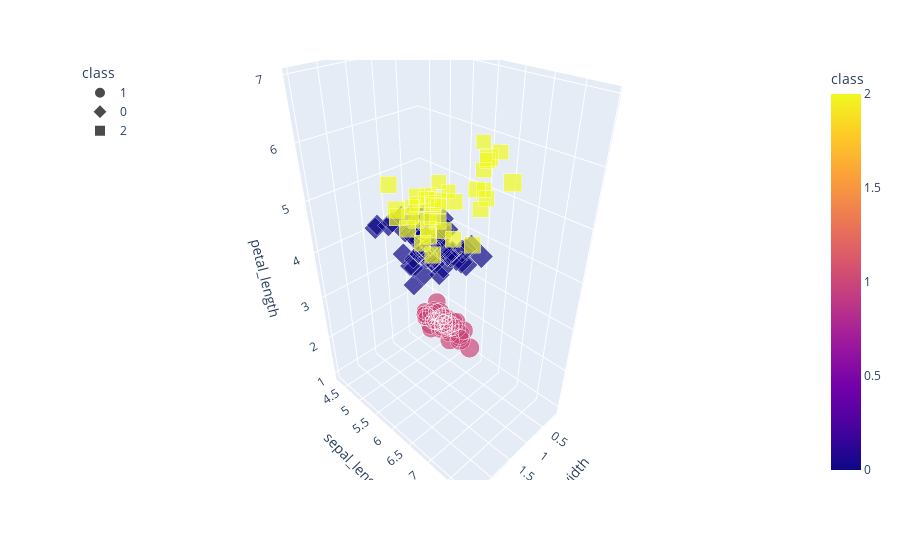

Notebook source saved alongside this figure:
### Code cell
# Plotting the clusters with three features
fig = px.scatter_3d(
    df_iris,
    x="petal_width",
    y="sepal_length",
    z="petal_length",
    color="class",
    symbol="class",
    size="sepal_width",
    width=800,
)
fig.update_layout(legend=dict(x=0, y=1))
fig.show()

### Figure 1 — Plotly figure (JSON) as saved in the notebook; plotly's stock layout.template omitted (floating-point values rounded to 4 significant figures)
{"data": [{"hovertemplate": "class=%{marker.color}<br>petal_width=%{x}<br>sepal_length=%{y}<br>petal_length=%{z}<br>sepal_width=%{marker.size}<extra></extra>", "legendgroup": "1", "marker": {"color": [1, 1, 1, 1, 1, 1, 1, 1, 1, 1, 1, 1, 1, 1, 1, 1, 1, 1, 1, 1, 1, 1, 1, 1, 1, 1, 1, 1, 1, 1, 1, 1, 1, 1, 1, 1, 1, 1, 1, 1, 1, 1, 1, 1, 1, 1, 1, 1, 1, 1], "coloraxis": "coloraxis", "size": [3.5, 3, 3.2, 3.1, 3.6, 3.9, 3.4, 3.4, 2.9, 3.1, 3.7, 3.4, 3, 3, 4, 4.4, 3.9, 3.5, 3.8, 3.8, 3.4, 3.7, 3.6, 3.3, 3.4, 3, 3.4, 3.5, 3.4, 3.2, 3.1, 3.4, 4.1, 4.2, 3.1, 3.2, 3.5, 3.1, 3, 3.4, 3.5, 2.3, 3.2, 3.5, 3.8, 3, 3.8, 3.2, 3.7, 3.3], "sizemode": "area", "sizeref": 0.011, "symbol": "circle"}, "mode": "markers", "name": "1", "scene": "scene", "showlegend": true, "type": "scatter3d", "x": [0.2, 0.2, 0.2, 0.2, 0.2, 0.4, 0.3, 0.2, 0.2, 0.1, 0.2, 0.2, 0.1, 0.1, 0.2, 0.4, 0.4, 0.3, 0.3, 0.3, 0.2, 0.4, 0.2, 0.5, 0.2, 0.2, 0.4, 0.2, 0.2, 0.2, 0.2, 0.4, 0.1, 0.2, 0.1, 0.2, 0.2, 0.1, 0.2, 0.2, 0.3, 0.3, 0.2, 0.6, 0.4, 0.3, 0.2, 0.2, 0.2, 0.2], "y": [5.1, 4.9, 4.7, 4.6, 5, 5.4, 4.6, 5, 4.4, 4.9, 5.4, 4.8, 4.8, 4.3, 5.8, 5.7, 5.4, 5.1, 5.7, 5.1, 5.4, 5.1, 4.6, 5.1, 4.8, 5, 5, 5.2, 5.2, 4.7, 4.8, 5.4, 5.2, 5.5, 4.9, 5, 5.5, 4.9, 4.4, 5.1, 5, 4.5, 4.4, 5, 5.1, 4.8, 5.1, 4.6, 5.3, 5], "z": [1.4, 1.4, 1.3, 1.5, 1.4, 1.7, 1.4, 1.5, 1.4, 1.5, 1.5, 1.6, 1.4, 1.1, 1.2, 1.5, 1.3, 1.4, 1.7, 1.5, 1.7, 1.5, 1, 1.7, 1.9, 1.6, 1.6, 1.5, 1.4, 1.6, 1.6, 1.5, 1.5, 1.4, 1.5, 1.2, 1.3, 1.5, 1.3, 1.5, 1.3, 1.3, 1.3, 1.6, 1.9, 1.4, 1.6, 1.4, 1.5, 1.4]}, {"hovertemplate": "class=%{marker.color}<br>petal_width=%{x}<br>sepal_length=%{y}<br>petal_length=%{z}<br>sepal_width=%{marker.size}<extra></extra>", "legendgroup": "0", "marker": {"color": [0, 0, 0, 0, 0, 0, 0, 0, 0, 0, 0, 0, 0, 0, 0, 0, 0, 0, 0, 0, 0, 0, 0, 0, 0, 0, 0, 0, 0, 0, 0, 0, 0, 0, 0, 0, 0, 0, 0, 0, 0, 0, 0, 0, 0, 0, 0, 0, 0, 0, 0, 0, 0, 0, 0, 0, 0, 0, 0, 0, 0, 0], "coloraxis": "coloraxis", "size": [3.2, 3.2, 2.3, 2.8, 2.8, 3.3, 2.4, 2.9, 2.7, 2, 3, 2.2, 2.9, 2.9, 3.1, 3, 2.7, 2.2, 2.5, 3.2, 2.8, 2.5, 2.8, 2.9, 3, 2.8, 2.9, 2.6, 2.4, 2.4, 2.7, 2.7, 3, 3.4, 3.1, 2.3, 3, 2.5, 2.6, 3, 2.6, 2.3, 2.7, 3, 2.9, 2.9, 2.5, 2.8, 2.7, 2.5, 2.5, 2.8, 2.2, 2.8, 2.7, 2.8, 3, 2.8, 3, 2.7, 2.5, 3], "sizemode": "area", "sizeref": 0.011, "symbol": "diamond"}, "mode": "markers", "name": "0", "scene": "scene", "showlegend": true, "type": "scatter3d", "x": [1.4, 1.5, 1.3, 1.5, 1.3, 1.6, 1, 1.3, 1.4, 1, 1.5, 1, 1.4, 1.3, 1.4, 1.5, 1, 1.5, 1.1, 1.8, 1.3, 1.5, 1.2, 1.3, 1.4, 1.4, 1.5, 1, 1.1, 1, 1.2, 1.6, 1.5, 1.6, 1.5, 1.3, 1.3, 1.3, 1.2, 1.4, 1.2, 1, 1.3, 1.2, 1.3, 1.3, 1.1, 1.3, 1.9, 1.7, 2, 2.4, 1.5, 2, 1.8, 1.8, 1.8, 1.5, 1.8, 1.9, 1.9, 1.8], "y": [7, 6.4, 5.5, 6.5, 5.7, 6.3, 4.9, 6.6, 5.2, 5, 5.9, 6, 6.1, 5.6, 6.7, 5.6, 5.8, 6.2, 5.6, 5.9, 6.1, 6.3, 6.1, 6.4, 6.6, 6.8, 6, 5.7, 5.5, 5.5, 5.8, 6, 5.4, 6, 6.7, 6.3, 5.6, 5.5, 5.5, 6.1, 5.8, 5, 5.6, 5.7, 5.7, 6.2, 5.1, 5.7, 5.8, 4.9, 5.7, 5.8, 6, 5.6, 6.3, 6.2, 6.1, 6.3, 6, 5.8, 6.3, 5.9], "z": [4.7, 4.5, 4, 4.6, 4.5, 4.7, 3.3, 4.6, 3.9, 3.5, 4.2, 4, 4.7, 3.6, 4.4, 4.5, 4.1, 4.5, 3.9, 4.8, 4, 4.9, 4.7, 4.3, 4.4, 4.8, 4.5, 3.5, 3.8, 3.7, 3.9, 5.1, 4.5, 4.5, 4.7, 4.4, 4.1, 4, 4.4, 4.6, 4, 3.3, 4.2, 4.2, 4.2, 4.3, 3, 4.1, 5.1, 4.5, 5, 5.1, 5, 4.9, 4.9, 4.8, 4.9, 5.1, 4.8, 5.1, 5, 5.1]}, {"hovertemplate": "class=%{marker.color}<br>petal_width=%{x}<br>sepal_length=%{y}<br>petal_length=%{z}<br>sepal_width=%{marker.size}<extra></extra>", "legendgroup": "2", "marker": {"color": [2, 2, 2, 2, 2, 2, 2, 2, 2, 2, 2, 2, 2, 2, 2, 2, 2, 2, 2, 2, 2, 2, 2, 2, 2, 2, 2, 2, 2, 2, 2, 2, 2, 2, 2, 2, 2, 2], "coloraxis": "coloraxis", "size": [3.1, 3, 3.3, 3, 2.9, 3, 3, 2.9, 2.5, 3.6, 3.2, 2.7, 3, 3.2, 3, 3.8, 2.6, 3.2, 2.8, 3.3, 3.2, 2.8, 3, 2.8, 3.8, 2.8, 2.6, 3, 3.4, 3.1, 3.1, 3.1, 3.1, 3.2, 3.3, 3, 3, 3.4], "sizemode": "area", "sizeref": 0.011, "symbol": "square"}, "mode": "markers", "name": "2", "scene": "scene", "showlegend": true, "type": "scatter3d", "x": [1.5, 1.7, 2.5, 2.1, 1.8, 2.2, 2.1, 1.8, 1.8, 2.5, 2, 1.9, 2.1, 2.3, 1.8, 2.2, 2.3, 2.3, 2, 2.1, 1.8, 2.1, 1.6, 1.9, 2, 2.2, 1.4, 2.3, 2.4, 1.8, 2.1, 2.4, 2.3, 2.3, 2.5, 2.3, 2, 2.3], "y": [6.9, 6.7, 6.3, 7.1, 6.3, 6.5, 7.6, 7.3, 6.7, 7.2, 6.5, 6.4, 6.8, 6.4, 6.5, 7.7, 7.7, 6.9, 7.7, 6.7, 7.2, 6.4, 7.2, 7.4, 7.9, 6.4, 6.1, 7.7, 6.3, 6.4, 6.9, 6.7, 6.9, 6.8, 6.7, 6.7, 6.5, 6.2], "z": [4.9, 5, 6, 5.9, 5.6, 5.8, 6.6, 6.3, 5.8, 6.1, 5.1, 5.3, 5.5, 5.3, 5.5, 6.7, 6.9, 5.7, 6.7, 5.7, 6, 5.6, 5.8, 6.1, 6.4, 5.6, 5.6, 6.1, 5.6, 5.5, 5.4, 5.6, 5.1, 5.9, 5.7, 5.2, 5.2, 5.4]}], "layout": {"autosize": true, "coloraxis": {"colorbar": {"title": {"text": "class"}}, "colorscale": [[0, "#0d0887"], [0.1111, "#46039f"], [0.2222, "#7201a8"], [0.3333, "#9c179e"], [0.4444, "#bd3786"], [0.5556, "#d8576b"], [0.6667, "#ed7953"], [0.7778, "#fb9f3a"], [0.8889, "#fdca26"], [1, "#f0f921"]]}, "legend": {"itemsizing": "constant", "title": {"text": "class"}, "tracegroupgap": 0, "x": 0, "y": 1}, "margin": {"t": 60}, "scene": {"aspectmode": "auto", "aspectratio": {"x": 0.6473, "y": 0.9709, "z": 1.591}, "domain": {"x": [0, 1], "y": [0, 1]}, "xaxis": {"title": {"text": "petal_width"}, "type": "linear"}, "yaxis": {"title": {"text": "sepal_length"}, "type": "linear"}, "zaxis": {"title": {"text": "petal_length"}, "type": "linear"}}}}
